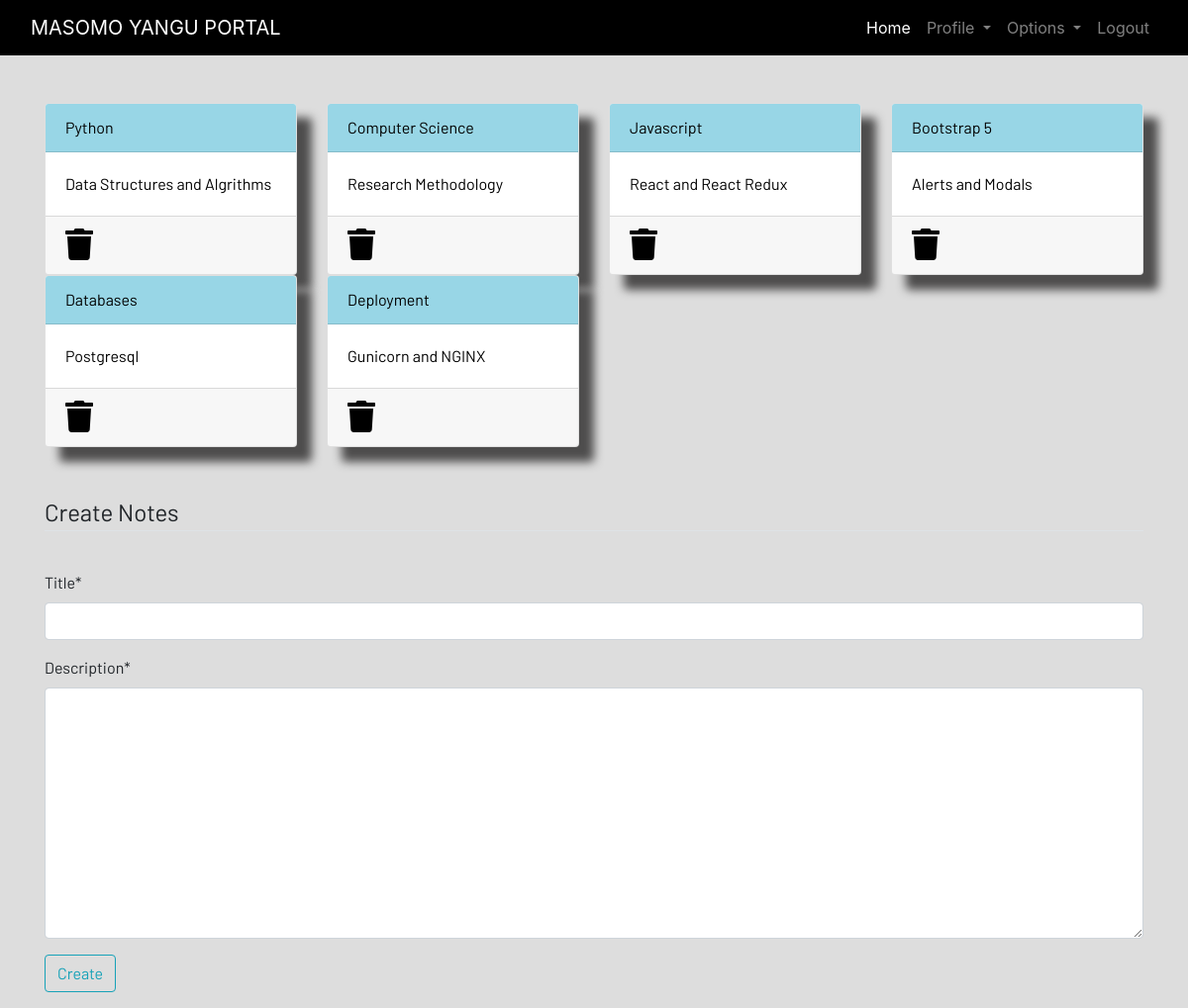
Screenshot of /notes/ (signed in) with the database file from the repository.
### masomoyangu/models.py (models this page shows, shortened)
class Notes(models.Model):
    user = models.ForeignKey(User, on_delete=models.CASCADE)
    title = models.CharField(max_length=255)
    description = models.TextField()
    class Meta:
        verbose_name = "Notes"
        verbose_name_plural = "Notes"

### masomoyangu/views.py (the view)
# urls.py: path('notes/', notes, name="notes"),
@login_required
def notes(request):
    form = NotesForm()
    if request.method == 'POST':
        form= NotesForm(request.POST)
        if form.is_valid():
            notes = Notes(user=request.user, title=request.POST['title'], description=request.POST['description'])
            notes.save()
        messages.success(request, f"Notes added successfully")
    else:
        form=NotesForm()
    notes = Notes.objects.filter(user=request.user)
    context={
        'form':form,
        'notes':notes,
    }
    return render(request, 'masomoyangu/notes.html', context)

### masomoyangu/forms.py
class NotesForm(forms.ModelForm):
    class Meta:
        model = Notes
        fields = ['title', 'description']

### masomoyangu/templates/masomoyangu/notes.html (shortened to what this page needs)
{% extends 'masomoyangu/base.html' %}
{% load static %}
{% load crispy_forms_tags %}
{% block content %}
<div class="container">
    <div class="row">
        {% for note in notes %}
        <div class="col-md-3 g-0">
            <a href="{% url 'notes_detail' note.id %}">
                <div class="card">
                    <div class="card-header">{{note.title}}</div>
                    <div class="card-body">{{note.description|slice:"0:100"}}</div>
                    <div class="card-footer mt-auto ">
                        <a href="{% url 'delete_note' note.id %}">
                            <i class="fa fa-trash fa-2x"></i>
                        </a>
                    </div>
                </div>
            </a>
        </div>
        {% endfor %}
        <br><br>
    </div>
</div>
<br><br>
<div class="container">
    <form method="POST">
        <fieldset class="form-group">
            <legend class="border-bottom mb-4">Create Notes</legend>
        </fieldset>
        {{ form | crispy }}
        <div class="form-group">
            <button href="" class="btn btn-outline-info" type="submit">
                Create
            </button>
        </div>
    </form>
</div>
{% endblock content %}

### masomoyangu/static/css/main.css (style rules this page uses)
html { scroll-behavior: smooth; height: 100%; width: 100%; }
.card { box-shadow: 15px 15px 10px rgb(78, 77, 77); }
a { text-decoration: none !important; color: black; }
.card-header { color: black !important; background: rgb(152, 214, 230) !important; transition: 0.3s ease-in; }
html, body { max-width: 100%; overflow-x: hidden; height: 100%; width: 100%; }
body { background-color: #dddddd; overflow-x: hidden; background-repeat: no-repeat; }
.card-header { background-color: rgb(133, 204, 231); }
.col-md-3 .card { width: 100%; height: 100%; }
.fa { color: black; }

### rows the page displays
Notes: title "Python", description "Data Structures and Algrithms"
Notes: title "Computer Science", description "Research Methodology"
Notes: title "Javascript", description "React and React Redux"
Notes: title "Bootstrap 5", description "Alerts and Modals"
Notes: title "Databases", description "Postgresql"
Notes: title "Deployment", description "Gunicorn and NGINX"
